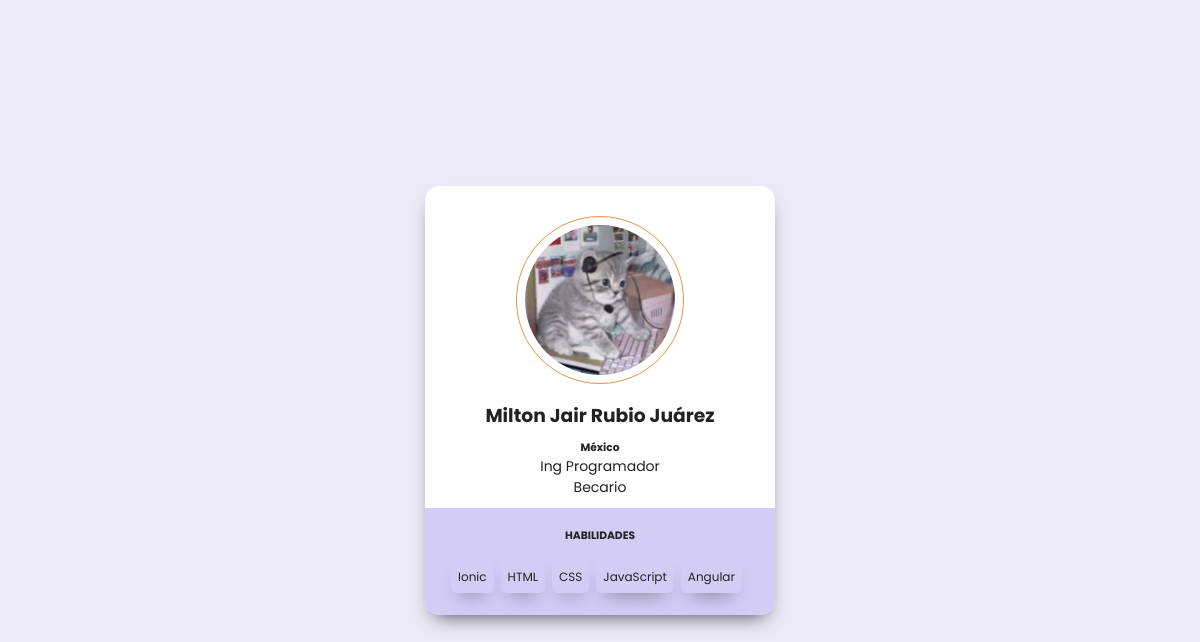
The app's page /html/Employees.php?id=Milton_JairRuz with its own data.
### tables this page shows
CREATE TABLE `usuarios` (
  `ID_usuario` int(11) NOT NULL,
  `nombre` varchar(90) NOT NULL,
  `apellidos` varchar(90) NOT NULL,
  `cargo` varchar(80) NOT NULL,
  `celular` varchar(11) NOT NULL,
  `correo` varchar(80) NOT NULL,
  `clave` varchar(90) NOT NULL,
  `foto` varchar(90) NOT NULL,
  `qr` varchar(90) NOT NULL,
  `usuario` varchar(90) NOT NULL
);

### html/Employees.php (the view, shortened to what this page needs)
<?php
$con=conectar();
$id=$_GET['id'];
$sql="SELECT * FROM usuarios WHERE usuario='$id'";
$query=mysqli_query($con,$sql);
?>
<!DOCTYPE html>
<html lang="en">
<head>
    <link rel="stylesheet" href="https://unpkg.com/boxicons@latest/css/boxicons.min.css">
    <link rel="stylesheet" href="../css/style.css">
</head>
<body class="employees__body">
<?php
                                          while($row=mysqli_fetch_array($query)){
                                  ?>
    <div class="card-container">
        <img src="../img/usuarios/<?php  echo $row['foto']?>" alt="user" class="round">
        <h3 class="card-name"><?php echo $row['nombre']." ".$row['apellidos']?></h3>
        <h6 class="city">México</h6>
        <p class="job">Ing Programador<br>     <?php  echo $row['cargo'] ?></p>
        <div class="skills">
            <h6>Habilidades</h6>
            <ul>
                <li>Ionic</li>
                <li>HTML</li>
                <li>CSS</li>
                <li>JavaScript</li>
                <li>Angular</li>
            </ul>
        </div>
    </div>
    <?php } ?>
</body>
</html>

### css/style.css (style rules this page uses)
* { margin: 0; padding: 0; font-family: 'Poppins', sans-serif !important; list-style: none !important; text-decoration: none !important; }
.employees__body { background-color: rgb(236, 233, 247); font-family: 'Raleway', sans-serif; display: flex; align-items: center; justify-content: center; flex-direction: column; min-height: 100vh; margin: 0; }
.card-name { margin: 10px 0; }
.skills h6 { margin: 5px 0; text-transform: uppercase; text-align: center; margin-bottom: 17px; }
.job { font-size: 14px; line-height: 21px; }
.card-container img { width: 150px; height: 150px; }
.card-container { background-color: #fff; border-radius: 15px; box-shadow: 0px 10px 20px -10px rgba(0,0,0,0.75); color: rgb(34, 34, 34); padding-top: 30px; position: relative; width: 350px; max-width: 100%; text-align: center; }
.card-container .round { border: 1px solid rgb(231, 147, 71); border-radius: 50%; padding: 8px; }
.skills { background-color: rgb(211, 204, 245); text-align: left; padding: 15px; margin-top: 10px; border-bottom-left-radius: 15px; border-bottom-right-radius: 15px; }
.skills ul { list-style-type: none; margin: 0; padding: 0; display: flex; justify-content: center; align-items: center; }
.skills ul li { box-shadow: 0px 10px 20px -10px rgba(0,0,0,0.5); border-radius: 5px; display: inline-block; font-size: 12px; margin: 0 7px 7px 0; padding: 7px; }

### records on screen
usuarios: foto (picture), nombre "Milton Jair", apellidos "Rubio Juárez", cargo "Becario"
